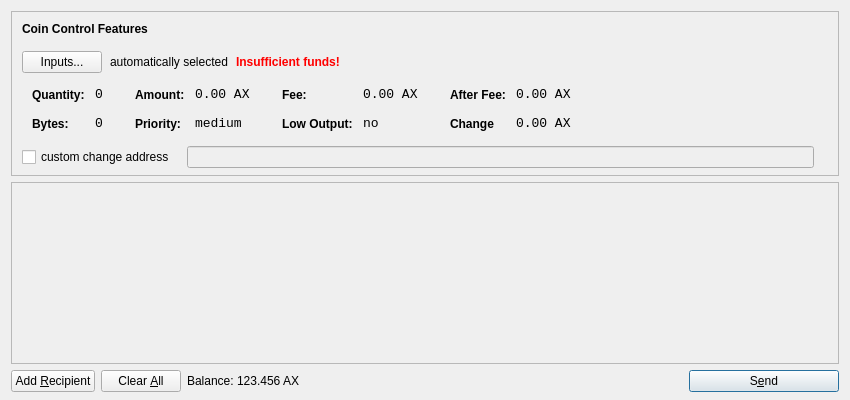
<?xml version="1.0" encoding="UTF-8"?>
<ui version="4.0">
 <class>SendCoinsDialog</class>
 <widget class="QDialog" name="SendCoinsDialog">
  <property name="geometry">
   <rect>
    <x>0</x>
    <y>0</y>
    <width>850</width>
    <height>400</height>
   </rect>
  </property>
  <property name="windowTitle">
   <string>Send Coins</string>
  </property>
  <layout class="QVBoxLayout" name="verticalLayout" stretch="0,1,0">
   <property name="bottomMargin">
    <number>8</number>
   </property>
   <item>
    <widget class="QFrame" name="frameCoinControl">
     <property name="sizePolicy">
      <sizepolicy hsizetype="Expanding" vsizetype="Expanding">
       <horstretch>0</horstretch>
       <verstretch>0</verstretch>
      </sizepolicy>
     </property>
     <property name="maximumSize">
      <size>
       <width>16777215</width>
       <height>16777215</height>
      </size>
     </property>
     <property name="frameShape">
      <enum>QFrame::StyledPanel</enum>
     </property>
     <property name="frameShadow">
      <enum>QFrame::Sunken</enum>
     </property>
     <layout class="QVBoxLayout" name="verticalLayoutCoinControl2">
      <property name="spacing">
       <number>-1</number>
      </property>
      <property name="leftMargin">
       <number>0</number>
      </property>
      <property name="topMargin">
       <number>0</number>
      </property>
      <property name="rightMargin">
       <number>0</number>
      </property>
      <property name="bottomMargin">
       <number>6</number>
      </property>
      <item>
       <layout class="QVBoxLayout" name="verticalLayoutCoinControl" stretch="0,0,0,0,1">
        <property name="spacing">
         <number>0</number>
        </property>
        <property name="leftMargin">
         <number>10</number>
        </property>
        <property name="topMargin">
         <number>10</number>
        </property>
        <item>
         <layout class="QHBoxLayout" name="horizontalLayoutCoinControl1">
          <property name="bottomMargin">
           <number>15</number>
          </property>
          <item>
           <widget class="QLabel" name="labelCoinControlFeatures">
            <property name="sizePolicy">
             <sizepolicy hsizetype="Preferred" vsizetype="Maximum">
              <horstretch>0</horstretch>
              <verstretch>0</verstretch>
             </sizepolicy>
            </property>
            <property name="font">
             <font>
              <weight>75</weight>
              <bold>true</bold>
             </font>
            </property>
            <property name="styleSheet">
             <string notr="true">font-weight:bold;</string>
            </property>
            <property name="text">
             <string>Coin Control Features</string>
            </property>
           </widget>
          </item>
         </layout>
        </item>
        <item>
         <layout class="QHBoxLayout" name="horizontalLayoutCoinControl2" stretch="0,0,0,0">
          <property name="spacing">
           <number>8</number>
          </property>
          <property name="bottomMargin">
           <number>10</number>
          </property>
          <item>
           <widget class="QPushButton" name="pushButtonCoinControl">
            <property name="styleSheet">
             <string notr="true"/>
            </property>
            <property name="text">
             <string>Inputs...</string>
            </property>
           </widget>
          </item>
          <item>
           <widget class="QLabel" name="labelCoinControlAutomaticallySelected">
            <property name="text">
             <string>automatically selected</string>
            </property>
            <property name="margin">
             <number>5</number>
            </property>
           </widget>
          </item>
          <item>
           <widget class="QLabel" name="labelCoinControlInsuffFunds">
            <property name="font">
             <font>
              <weight>75</weight>
              <bold>true</bold>
             </font>
            </property>
            <property name="styleSheet">
             <string notr="true">color:red;font-weight:bold;</string>
            </property>
            <property name="text">
             <string>Insufficient funds!</string>
            </property>
            <property name="margin">
             <number>5</number>
            </property>
           </widget>
          </item>
          <item>
           <spacer name="horizontalSpacerCoinControl">
            <property name="orientation">
             <enum>Qt::Horizontal</enum>
            </property>
            <property name="sizeHint" stdset="0">
             <size>
              <width>40</width>
              <height>1</height>
             </size>
            </property>
           </spacer>
          </item>
         </layout>
        </item>
        <item>
         <widget class="QWidget" name="widgetCoinControl" native="true">
          <property name="sizePolicy">
           <sizepolicy hsizetype="Preferred" vsizetype="Preferred">
            <horstretch>0</horstretch>
            <verstretch>0</verstretch>
           </sizepolicy>
          </property>
          <property name="minimumSize">
           <size>
            <width>0</width>
            <height>0</height>
           </size>
          </property>
          <property name="styleSheet">
           <string notr="true"/>
          </property>
          <layout class="QHBoxLayout" name="horizontalLayoutCoinControl5">
           <property name="margin">
            <number>0</number>
           </property>
           <item>
            <layout class="QHBoxLayout" name="horizontalLayoutCoinControl3" stretch="0,0,0,1">
             <property name="spacing">
              <number>20</number>
             </property>
             <property name="topMargin">
              <number>0</number>
             </property>
             <property name="bottomMargin">
              <number>10</number>
             </property>
             <item>
              <layout class="QFormLayout" name="formLayoutCoinControl1">
               <property name="horizontalSpacing">
                <number>10</number>
               </property>
               <property name="verticalSpacing">
                <number>14</number>
               </property>
               <property name="leftMargin">
                <number>10</number>
               </property>
               <property name="topMargin">
                <number>4</number>
               </property>
               <property name="rightMargin">
                <number>6</number>
               </property>
               <item row="0" column="0">
                <widget class="QLabel" name="labelCoinControlQuantityText">
                 <property name="styleSheet">
                  <string notr="true">font-weight:bold;</string>
                 </property>
                 <property name="text">
                  <string>Quantity:</string>
                 </property>
                 <property name="margin">
                  <number>0</number>
                 </property>
                </widget>
               </item>
               <item row="0" column="1">
                <widget class="QLabel" name="labelCoinControlQuantity">
                 <property name="font">
                  <font>
                   <family>Monospace</family>
                   <pointsize>10</pointsize>
                  </font>
                 </property>
                 <property name="cursor">
                  <cursorShape>IBeamCursor</cursorShape>
                 </property>
                 <property name="contextMenuPolicy">
                  <enum>Qt::ActionsContextMenu</enum>
                 </property>
                 <property name="text">
                  <string>0</string>
                 </property>
                 <property name="margin">
                  <number>0</number>
                 </property>
                 <property name="textInteractionFlags">
                  <set>Qt::LinksAccessibleByMouse|Qt::TextSelectableByKeyboard|Qt::TextSelectableByMouse</set>
                 </property>
                </widget>
               </item>
               <item row="1" column="0">
                <widget class="QLabel" name="labelCoinControlBytesText">
                 <property name="styleSheet">
                  <string notr="true">font-weight:bold;</string>
                 </property>
                 <property name="text">
                  <string>Bytes:</string>
                 </property>
                </widget>
               </item>
               <item row="1" column="1">
                <widget class="QLabel" name="labelCoinControlBytes">
                 <property name="font">
                  <font>
                   <family>Monospace</family>
                   <pointsize>10</pointsize>
                  </font>
                 </property>
                 <property name="cursor">
                  <cursorShape>IBeamCursor</cursorShape>
                 </property>
                 <property name="contextMenuPolicy">
                  <enum>Qt::ActionsContextMenu</enum>
                 </property>
                 <property name="text">
                  <string>0</string>
                 </property>
                 <property name="textInteractionFlags">
                  <set>Qt::LinksAccessibleByMouse|Qt::TextSelectableByKeyboard|Qt::TextSelectableByMouse</set>
                 </property>
                </widget>
               </item>
              </layout>
             </item>
             <item>
              <layout class="QFormLayout" name="formLayoutCoinControl2">
               <property name="horizontalSpacing">
                <number>10</number>
               </property>
               <property name="verticalSpacing">
                <number>14</number>
               </property>
               <property name="leftMargin">
                <number>6</number>
               </property>
               <property name="topMargin">
                <number>4</number>
               </property>
               <property name="rightMargin">
                <number>6</number>
               </property>
               <item row="0" column="0">
                <widget class="QLabel" name="labelCoinControlAmountText">
                 <property name="styleSheet">
                  <string notr="true">font-weight:bold;</string>
                 </property>
                 <property name="text">
                  <string>Amount:</string>
                 </property>
                 <property name="margin">
                  <number>0</number>
                 </property>
                </widget>
               </item>
               <item row="0" column="1">
                <widget class="QLabel" name="labelCoinControlAmount">
                 <property name="font">
                  <font>
                   <family>Monospace</family>
                   <pointsize>10</pointsize>
                  </font>
                 </property>
                 <property name="cursor">
                  <cursorShape>IBeamCursor</cursorShape>
                 </property>
                 <property name="contextMenuPolicy">
                  <enum>Qt::ActionsContextMenu</enum>
                 </property>
                 <property name="text">
                  <string>0.00 AX</string>
                 </property>
                 <property name="textInteractionFlags">
                  <set>Qt::LinksAccessibleByMouse|Qt::TextSelectableByKeyboard|Qt::TextSelectableByMouse</set>
                 </property>
                </widget>
               </item>
               <item row="1" column="0">
                <widget class="QLabel" name="labelCoinControlPriorityText">
                 <property name="styleSheet">
                  <string notr="true">font-weight:bold;</string>
                 </property>
                 <property name="text">
                  <string>Priority:</string>
                 </property>
                </widget>
               </item>
               <item row="1" column="1">
                <widget class="QLabel" name="labelCoinControlPriority">
                 <property name="font">
                  <font>
                   <family>Monospace</family>
                   <pointsize>10</pointsize>
                  </font>
                 </property>
                 <property name="cursor">
                  <cursorShape>IBeamCursor</cursorShape>
                 </property>
                 <property name="contextMenuPolicy">
                  <enum>Qt::ActionsContextMenu</enum>
                 </property>
                 <property name="text">
                  <string>medium</string>
                 </property>
                 <property name="textInteractionFlags">
                  <set>Qt::LinksAccessibleByMouse|Qt::TextSelectableByKeyboard|Qt::TextSelectableByMouse</set>
                 </property>
                </widget>
               </item>
              </layout>
             </item>
             <item>
              <layout class="QFormLayout" name="formLayoutCoinControl3">
               <property name="horizontalSpacing">
                <number>10</number>
               </property>
               <property name="verticalSpacing">
                <number>14</number>
               </property>
               <property name="leftMargin">
                <number>6</number>
               </property>
               <property name="topMargin">
                <number>4</number>
               </property>
               <property name="rightMargin">
                <number>6</number>
               </property>
               <item row="0" column="0">
                <widget class="QLabel" name="labelCoinControlFeeText">
                 <property name="styleSheet">
                  <string notr="true">font-weight:bold;</string>
                 </property>
                 <property name="text">
                  <string>Fee:</string>
                 </property>
                 <property name="margin">
                  <number>0</number>
                 </property>
                </widget>
               </item>
               <item row="0" column="1">
                <widget class="QLabel" name="labelCoinControlFee">
                 <property name="font">
                  <font>
                   <family>Monospace</family>
                   <pointsize>10</pointsize>
                  </font>
                 </property>
                 <property name="cursor">
                  <cursorShape>IBeamCursor</cursorShape>
                 </property>
                 <property name="contextMenuPolicy">
                  <enum>Qt::ActionsContextMenu</enum>
                 </property>
                 <property name="text">
                  <string>0.00 AX</string>
                 </property>
                 <property name="textInteractionFlags">
                  <set>Qt::LinksAccessibleByMouse|Qt::TextSelectableByKeyboard|Qt::TextSelectableByMouse</set>
                 </property>
                </widget>
               </item>
               <item row="1" column="0">
                <widget class="QLabel" name="labelCoinControlLowOutputText">
                 <property name="styleSheet">
                  <string notr="true">font-weight:bold;</string>
                 </property>
                 <property name="text">
                  <string>Low Output:</string>
                 </property>
                </widget>
               </item>
               <item row="1" column="1">
                <widget class="QLabel" name="labelCoinControlLowOutput">
                 <property name="font">
                  <font>
                   <family>Monospace</family>
                   <pointsize>10</pointsize>
                  </font>
                 </property>
                 <property name="cursor">
                  <cursorShape>IBeamCursor</cursorShape>
                 </property>
                 <property name="contextMenuPolicy">
                  <enum>Qt::ActionsContextMenu</enum>
                 </property>
                 <property name="text">
                  <string>no</string>
                 </property>
                 <property name="textInteractionFlags">
                  <set>Qt::LinksAccessibleByMouse|Qt::TextSelectableByKeyboard|Qt::TextSelectableByMouse</set>
                 </property>
                </widget>
               </item>
              </layout>
             </item>
             <item>
              <layout class="QFormLayout" name="formLayoutCoinControl4">
               <property name="horizontalSpacing">
                <number>10</number>
               </property>
               <property name="verticalSpacing">
                <number>14</number>
               </property>
               <property name="leftMargin">
                <number>6</number>
               </property>
               <property name="topMargin">
                <number>4</number>
               </property>
               <property name="rightMargin">
                <number>6</number>
               </property>
               <item row="0" column="0">
                <widget class="QLabel" name="labelCoinControlAfterFeeText">
                 <property name="styleSheet">
                  <string notr="true">font-weight:bold;</string>
                 </property>
                 <property name="text">
                  <string>After Fee:</string>
                 </property>
                 <property name="margin">
                  <number>0</number>
                 </property>
                </widget>
               </item>
               <item row="0" column="1">
                <widget class="QLabel" name="labelCoinControlAfterFee">
                 <property name="font">
                  <font>
                   <family>Monospace</family>
                   <pointsize>10</pointsize>
                  </font>
                 </property>
                 <property name="cursor">
                  <cursorShape>IBeamCursor</cursorShape>
                 </property>
                 <property name="contextMenuPolicy">
                  <enum>Qt::ActionsContextMenu</enum>
                 </property>
                 <property name="text">
                  <string>0.00 AX</string>
                 </property>
                 <property name="textInteractionFlags">
                  <set>Qt::LinksAccessibleByMouse|Qt::TextSelectableByKeyboard|Qt::TextSelectableByMouse</set>
                 </property>
                </widget>
               </item>
               <item row="1" column="0">
                <widget class="QLabel" name="labelCoinControlChangeText">
                 <property name="styleSheet">
                  <string notr="true">font-weight:bold;</string>
                 </property>
                 <property name="text">
                  <string>Change</string>
                 </property>
                </widget>
               </item>
               <item row="1" column="1">
                <widget class="QLabel" name="labelCoinControlChange">
                 <property name="font">
                  <font>
                   <family>Monospace</family>
                   <pointsize>10</pointsize>
                  </font>
                 </property>
                 <property name="cursor">
                  <cursorShape>IBeamCursor</cursorShape>
                 </property>
                 <property name="contextMenuPolicy">
                  <enum>Qt::ActionsContextMenu</enum>
                 </property>
                 <property name="text">
                  <string>0.00 AX</string>
                 </property>
                 <property name="textInteractionFlags">
                  <set>Qt::LinksAccessibleByMouse|Qt::TextSelectableByKeyboard|Qt::TextSelectableByMouse</set>
                 </property>
                </widget>
               </item>
              </layout>
             </item>
            </layout>
           </item>
          </layout>
         </widget>
        </item>
        <item>
         <layout class="QHBoxLayout" name="horizontalLayoutCoinControl4" stretch="0,0,0">
          <property name="spacing">
           <number>12</number>
          </property>
          <property name="sizeConstraint">
           <enum>QLayout::SetDefaultConstraint</enum>
          </property>
          <property name="topMargin">
           <number>5</number>
          </property>
          <property name="rightMargin">
           <number>5</number>
          </property>
          <item>
           <widget class="QCheckBox" name="checkBoxCoinControlChange">
            <property name="text">
             <string>custom change address</string>
            </property>
           </widget>
          </item>
          <item>
           <widget class="QLineEdit" name="lineEditCoinControlChange">
            <property name="enabled">
             <bool>false</bool>
            </property>
            <property name="sizePolicy">
             <sizepolicy hsizetype="Expanding" vsizetype="Fixed">
              <horstretch>0</horstretch>
              <verstretch>0</verstretch>
             </sizepolicy>
            </property>
           </widget>
          </item>
          <item>
           <widget class="QLabel" name="labelCoinControlChangeLabel">
            <property name="sizePolicy">
             <sizepolicy hsizetype="Preferred" vsizetype="Expanding">
              <horstretch>0</horstretch>
              <verstretch>0</verstretch>
             </sizepolicy>
            </property>
            <property name="minimumSize">
             <size>
              <width>0</width>
              <height>0</height>
             </size>
            </property>
            <property name="text">
             <string/>
            </property>
            <property name="margin">
             <number>3</number>
            </property>
           </widget>
          </item>
         </layout>
        </item>
        <item>
         <spacer name="verticalSpacerCoinControl">
          <property name="orientation">
           <enum>Qt::Vertical</enum>
          </property>
          <property name="sizeHint" stdset="0">
           <size>
            <width>800</width>
            <height>1</height>
           </size>
          </property>
         </spacer>
        </item>
       </layout>
      </item>
     </layout>
    </widget>
   </item>
   <item>
    <widget class="QScrollArea" name="scrollArea">
     <property name="widgetResizable">
      <bool>true</bool>
     </property>
     <widget class="QWidget" name="scrollAreaWidgetContents">
      <property name="geometry">
       <rect>
        <x>0</x>
        <y>0</y>
        <width>830</width>
        <height>165</height>
       </rect>
      </property>
      <layout class="QVBoxLayout" name="verticalLayout_2">
       <property name="margin">
        <number>0</number>
       </property>
       <item>
        <layout class="QVBoxLayout" name="entries">
         <property name="spacing">
          <number>6</number>
         </property>
        </layout>
       </item>
       <item>
        <spacer name="verticalSpacer">
         <property name="orientation">
          <enum>Qt::Vertical</enum>
         </property>
         <property name="sizeHint" stdset="0">
          <size>
           <width>20</width>
           <height>40</height>
          </size>
         </property>
        </spacer>
       </item>
      </layout>
     </widget>
    </widget>
   </item>
   <item>
    <layout class="QHBoxLayout" name="horizontalLayout">
     <item>
      <widget class="QPushButton" name="addButton">
       <property name="toolTip">
        <string>Send to multiple recipients at once</string>
       </property>
       <property name="text">
        <string>Add &amp;Recipient</string>
       </property>
       <property name="icon">
        <iconset resource="../bitcoin.qrc">
         <normaloff>:/icons/add</normaloff>:/icons/add</iconset>
       </property>
       <property name="autoDefault">
        <bool>false</bool>
       </property>
      </widget>
     </item>
     <item>
      <widget class="QPushButton" name="clearButton">
       <property name="sizePolicy">
        <sizepolicy hsizetype="Minimum" vsizetype="Fixed">
         <horstretch>0</horstretch>
         <verstretch>0</verstretch>
        </sizepolicy>
       </property>
       <property name="toolTip">
        <string>Remove all transaction fields</string>
       </property>
       <property name="text">
        <string>Clear &amp;All</string>
       </property>
       <property name="icon">
        <iconset resource="../bitcoin.qrc">
         <normaloff>:/icons/remove</normaloff>:/icons/remove</iconset>
       </property>
       <property name="autoRepeatDelay">
        <number>300</number>
       </property>
       <property name="autoDefault">
        <bool>false</bool>
       </property>
      </widget>
     </item>
     <item>
      <layout class="QHBoxLayout" name="horizontalLayout_2">
       <property name="spacing">
        <number>3</number>
       </property>
       <item>
        <widget class="QLabel" name="label">
         <property name="sizePolicy">
          <sizepolicy hsizetype="Preferred" vsizetype="Fixed">
           <horstretch>0</horstretch>
           <verstretch>0</verstretch>
          </sizepolicy>
         </property>
         <property name="text">
          <string>Balance:</string>
         </property>
        </widget>
       </item>
       <item>
        <widget class="QLabel" name="labelBalance">
         <property name="sizePolicy">
          <sizepolicy hsizetype="Preferred" vsizetype="Fixed">
           <horstretch>0</horstretch>
           <verstretch>0</verstretch>
          </sizepolicy>
         </property>
         <property name="cursor">
          <cursorShape>IBeamCursor</cursorShape>
         </property>
         <property name="text">
          <string>123.456 AX</string>
         </property>
         <property name="textInteractionFlags">
          <set>Qt::LinksAccessibleByMouse|Qt::TextSelectableByKeyboard|Qt::TextSelectableByMouse</set>
         </property>
        </widget>
       </item>
      </layout>
     </item>
     <item>
      <spacer name="horizontalSpacer">
       <property name="orientation">
        <enum>Qt::Horizontal</enum>
       </property>
       <property name="sizeHint" stdset="0">
        <size>
         <width>40</width>
         <height>20</height>
        </size>
       </property>
      </spacer>
     </item>
     <item>
      <widget class="QPushButton" name="sendButton">
       <property name="minimumSize">
        <size>
         <width>150</width>
         <height>0</height>
        </size>
       </property>
       <property name="toolTip">
        <string>Confirm the send action</string>
       </property>
       <property name="text">
        <string>S&amp;end</string>
       </property>
       <property name="icon">
        <iconset resource="../bitcoin.qrc">
         <normaloff>:/icons/send</normaloff>:/icons/send</iconset>
       </property>
       <property name="default">
        <bool>true</bool>
       </property>
      </widget>
     </item>
    </layout>
   </item>
  </layout>
 </widget>
 <resources>
  <include location="../bitcoin.qrc"/>
 </resources>
 <connections/>
</ui>
